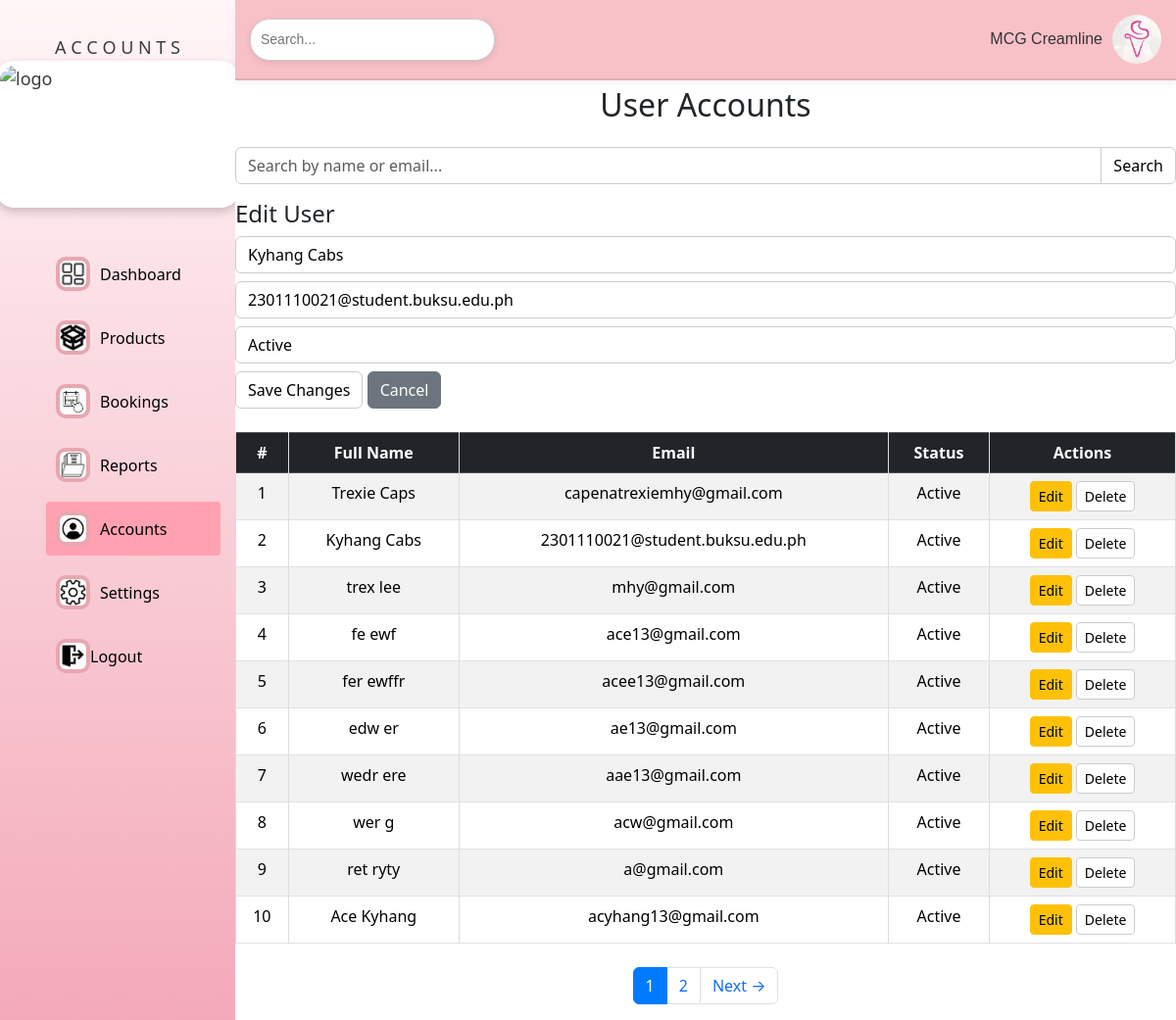
/Admin/account.php?edit=2, run on the app's committed database.
### tables this page shows
CREATE TABLE `accounts` (
  `id` int(11) NOT NULL,
  `fullname` varchar(255) DEFAULT NULL,
  `email` varchar(255) DEFAULT NULL,
  `username` varchar(255) DEFAULT NULL,
  `status` enum('Active','Inactive') DEFAULT 'Active',
  `created_at` timestamp NOT NULL DEFAULT current_timestamp()
);

### Admin/account.php (the view, shortened to what this page needs)
<?php
require '../includes/db.php';
$search = isset($_GET['search']) ? trim($_GET['search']) : '';
$editId = isset($_GET['edit']) ? intval($_GET['edit']) : 0;
$page = isset($_GET['page']) ? max(1, intval($_GET['page'])) : 1;
$limit = 10;
$offset = ($page - 1) * $limit;
try {
    if ($search !== '') {
        $stmt = $pdo->prepare("SELECT * FROM accounts WHERE fullname LIKE ? OR email LIKE ? LIMIT $limit OFFSET $offset");
        $stmt->execute(["%$search%", "%$search%"]);
        $countStmt = $pdo->prepare("SELECT COUNT(*) FROM accounts WHERE fullname LIKE ? OR email LIKE ?");
        $countStmt->execute(["%$search%", "%$search%"]);
    } else {
        $stmt = $pdo->prepare("SELECT * FROM accounts LIMIT $limit OFFSET $offset");
        $stmt->execute();
        $countStmt = $pdo->query("SELECT COUNT(*) FROM accounts");
    }
    $accounts = $stmt->fetchAll(PDO::FETCH_ASSOC);
    $totalAccounts = $countStmt->fetchColumn();
    $totalPages = ceil($totalAccounts / $limit);
} catch (PDOException $e) {
    die("Error fetching accounts: " . $e->getMessage());
}
$editUser = null;
if ($editId) {
    $stmt = $pdo->prepare("SELECT * FROM accounts WHERE id = ?");
    $stmt->execute([$editId]);
    $editUser = $stmt->fetch(PDO::FETCH_ASSOC);
}
?>
<!DOCTYPE html>
<html>
<head>
    <link rel="stylesheet" href="styles/style.css">
    <link rel="stylesheet" href="../bootstrap/css/bootstrap.min.css">
    <link href="https://cdn.jsdelivr.net/npm/bootstrap@5.3.3/dist/css/bootstrap.min.css" rel="stylesheet">
</head>
<body>
<div class="dashboard">
    <div class="sidebar">
        <div class="heads">A C C O U N T S <img src="../images/wp.png" alt="logo"></div>
        <div class="sidebar2">
            <ul class="menu">
                <li><a href="index.php"><img src="../images/dashboard.png" alt="dashboard"><span style="padding-left: 10px;">Dashboard</span></a></li>
                <li><a href="products.php"><img src="../images/product.png" alt="products"><span style="padding-left: 10px;">Products</span></a></li>
                <li><a href="booking_table.php"><img src="../images/book.jpg" alt="bookings"><span style="padding-left: 10px;">Bookings</span></a></li>
                <li><a href="reports.php"><img src="../images/report.png" alt="reports"><span style="padding-left: 10px;">Reports</span></a></li>
                <li><a href="account.php"  class="active"><img src="../images/account.png" alt="accounts"><span style="padding-left: 10px;">Accounts</span></a></li>
                <li><a href="settings.php"><img src="../images/settings.png" alt="settings"><span style="padding-left: 10px;">Settings</span></a></li>
                <li>
                    <a href="#" onclick="confirmLogout()"><img src="../images/logout.png"> <span>Logout</span></a>
                </li>
            </ul>
        </div>
    </div>
    <div class="main-content">
        <div class="topbar">
            <div class="search">
                <input type="text" placeholder="Search...">
            </div>
            <div class="user-profile">
                <span>MCG Creamline</span>
                <img src="../images/ice.png" alt="User">
            </div>
        </div>
            <div class="content"style="overflow-y: auto;">
                <h2 class="text-center mb-4">User Accounts</h2>
                <form method="GET" class="mb-3">
                    <div class="input-group">
                        <input type="text" name="search" class="form-control" placeholder="Search by name or email..." value="<?= htmlspecialchars($search) ?>" id="searchInput">
                        <button type="submit" class="btn btn-primary">Search</button>
                    </div>
                </form>
                <?php if ($editUser): ?>
                    <form method="POST" class="mb-4">
                        <h4>Edit User</h4>
                        <div class="mb-2">
                            <input type="text" name="fullname" class="form-control" placeholder="Full Name" value="<?= htmlspecialchars($editUser['fullname']) ?>" required>
                        </div>
                        <div class="mb-2">
                            <input type="email" name="email" class="form-control" placeholder="Email" value="<?= htmlspecialchars($editUser['email']) ?>" required>
                        </div>
                        <div class="mb-2">
                            <select name="status" class="form-control">
                                <option value="active" <?= $editUser['status'] === 'active' ? 'selected' : '' ?>>Active</option>
                            </select>
                        </div>
                        <button type="submit" class="btn btn-success">Save Changes</button>
                        <a href="account.php" class="btn btn-secondary">Cancel</a>
                    </form>
                <?php endif; ?>
                <?php if (count($accounts) > 0): ?>
                    <table class="table table-bordered table-striped">
                        <thead class="table-dark">
                            <tr>
                                <th>#</th>
                                <th>Full Name</th>
                                <th>Email</th>
                                <th>Status</th>
                                <th>Actions</th>
                            </tr>
                        </thead>
                        <tbody>
                            <?php foreach ($accounts as $index => $account): ?>
                                <tr>
                                    <td><?= $offset + $index + 1; ?></td>
                                    <td><?= htmlspecialchars($account['fullname']); ?></td>
                                    <td><?= htmlspecialchars($account['email']); ?></td>
                                    <td><?= ucfirst($account['status']); ?></td>
                                    <td>
                                        <a href="?edit=<?= $account['id']; ?>&page=<?= $page ?>&search=<?= urlencode($search) ?>" class="btn btn-sm btn-warning">Edit</a>
                                        <form method="POST" onsubmit="return confirm('Delete this user?');" style="display:inline;">
                                            <button type="submit" class="btn btn-sm btn-danger">Delete</button>
                                        </form>
                                    </td>
                                </tr>
                            <?php endforeach; ?>
                        </tbody>
                    </table>
                    <nav>
                        <ul class="pagination justify-content-center mt-4">
                            <?php for ($i = 1; $i <= $totalPages; $i++): ?>
                                <li class="page-item <?= $i == $page ? 'active' : '' ?>">
                                    <a class="page-link" href="?<?= http_build_query(['page' => $i, 'search' => $search]) ?>"><?= $i ?></a>
                                </li>
                            <?php endfor; ?>
                            <?php if ($page < $totalPages): ?>
                                <li class="page-item">
                                    <a class="page-link" href="?<?= http_build_query(['page' => $page + 1, 'search' => $search]) ?>">Next →</a>
                                </li>
                            <?php endif; ?>
                        </ul>
                    </nav>
                <?php else: ?>
                    <div class="alert alert-warning text-center">No user found.</div>
                <?php endif; ?>
            </div>
        </div>
    </div>
</body>
</html>

### Admin/styles/style.css (style rules this page uses)
* { margin: 0; padding: 0; box-sizing: border-box; }
body { background-color: #ffffff; font-family: Cambria, Cochin, Georgia, Times, 'Times New Roman', serif; }
.dashboard { display: flex; height: 100vh; }
.sidebar { width: 20%; padding: 15px; background: linear-gradient(rgba(255, 245, 247, 0.9), rgba(236, 112, 138, 0.6)); color: #3c3c3c; }
.sidebar .heads { display: flex; flex-direction: column; align-items: center; justify-content: center; padding: 20px; font-size: 18px; }
.sidebar .heads img { width: 250px; height: 150px; margin-bottom: 20px; padding: 5px; background-color: #fff; border-radius: 20px; box-shadow: 0 4px 10px rgba(0, 0, 0, 0.2); transition: all 0.3s ease; }
.sidebar .menu { list-style: none; }
.sidebar .menu li { margin-bottom: 10px; }
.sidebar .menu li a { color: black; text-decoration: none; display: flex; align-items: center; padding: 10px; border-radius: 4px; }
.sidebar .menu li a img { width: 35px; height: 35px; padding: 4px; background-color: rgb(231, 167, 177); border-radius: 10px; }
.sidebar .menu li a.active { background-color: rgb(255, 161, 177); }
.topbar { display: flex; justify-content: space-between; align-items: center; padding: 15px; background-color: #f8c1c8; font-family: 'Verdana', Geneva, Tahoma, sans-serif; font-size: 16px; color: #333; border-bottom: 2px solid #e0aeb4; box-shadow: 0 4px 8px rgba(0, 0, 0, 0.05); transition: background-color 0.3s ease-in-out; }
.topbar .search input { padding: 10px; border: 1px solid #cccccc; border-radius: 20px; background-color: #fff; font-size: 14px; width: 250px; box-shadow: 0 2px 6px rgba(0, 0, 0, 0.1); transition: width 0.3s ease-in-out; }
.topbar .user-profile { display: flex; align-items: center; }
.topbar .user-profile img { margin-left: 10px; border-radius: 25px; width: 50px; height: 50px; }
.main-content { display: flex; flex-direction: column; flex: 1; background-color: #ffffff; }
table { width: 100%; border-collapse: collapse; text-align: center; margin: 0 auto; }
table th, table td { padding: 12px; border: 1px solid #ddd; }
table th { background-color: #4CAF50; color: white; }
.content { padding-top: 3px; margin-top: 3px; overflow-y: auto; }
.pagination .page-item.active .page-link { background-color: #007bff; border-color: #007bff; color: white; }
body.light-mode input, body.light-mode select, body.light-mode button { background-color: #fff; color: #000; border: 1px solid #ccc; }

### data on the page
accounts: fullname "Kyhang Cabs", email "2301110021@student.buksu.edu.ph", index "2", status "Active"
accounts: index "1", fullname "Trexie Caps", email "capenatrexiemhy@gmail.com", status "Active"
accounts: index "3", fullname "trex lee", email "mhy@gmail.com", status "Active"
accounts: index "4", fullname "fe ewf", email "ace13@gmail.com", status "Active"
accounts: index "5", fullname "fer ewffr", email "acee13@gmail.com", status "Active"
accounts: index "6", fullname "edw er", email "ae13@gmail.com", status "Active"
accounts: index "7", fullname "wedr ere", email "aae13@gmail.com", status "Active"
accounts: index "8", fullname "wer g", email "acw@gmail.com", status "Active"
accounts: index "9", fullname "ret ryty", email "a@gmail.com", status "Active"
accounts: index "10", fullname "Ace Kyhang", email "acyhang13@gmail.com", status "Active"
